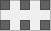
       <widget class="QFrame" name="frameHr6">
        <property name="geometry">
         <rect>
          <x>0</x>
          <y>200</y>
          <width>51</width>
          <height>31</height>
         </rect>
        </property>
        <property name="frameShape">
         <enum>QFrame::StyledPanel</enum>
        </property>
        <property name="frameShadow">
         <enum>QFrame::Raised</enum>
        </property>
        <widget class="QTextEdit" name="H64">
         <property name="geometry">
          <rect>
           <x>20</x>
           <y>20</y>
           <width>10</width>
           <height>10</height>
          </rect>
         </property>
         <property name="cursor" stdset="0">
          <cursorShape>ArrowCursor</cursorShape>
         </property>
         <property name="styleSheet">
          <string notr="true">background-color: rgb(97, 97, 97);
</string>
         </property>
         <property name="readOnly">
          <bool>true</bool>
         </property>
        </widget>
        <widget class="QTextEdit" name="H62">
         <property name="geometry">
          <rect>
           <x>0</x>
           <y>20</y>
           <width>10</width>
           <height>10</height>
          </rect>
         </property>
         <property name="cursor" stdset="0">
          <cursorShape>ArrowCursor</cursorShape>
         </property>
         <property name="styleSheet">
          <string notr="true">background-color: rgb(97, 97, 97);
</string>
         </property>
         <property name="readOnly">
          <bool>true</bool>
         </property>
        </widget>
        <widget class="QTextEdit" name="H63">
         <property name="geometry">
          <rect>
           <x>20</x>
           <y>0</y>
           <width>10</width>
           <height>10</height>
          </rect>
         </property>
         <property name="cursor" stdset="0">
          <cursorShape>ArrowCursor</cursorShape>
         </property>
         <property name="styleSheet">
          <string notr="true">background-color: rgb(97, 97, 97);
</string>
         </property>
         <property name="readOnly">
          <bool>true</bool>
         </property>
        </widget>
        <widget class="QTextEdit" name="H61">
         <property name="geometry">
          <rect>
           <x>0</x>
           <y>0</y>
           <width>10</width>
           <height>10</height>
          </rect>
         </property>
         <property name="cursor" stdset="0">
          <cursorShape>ArrowCursor</cursorShape>
         </property>
         <property name="styleSheet">
          <string notr="true">background-color: rgb(97, 97, 97);
</string>
         </property>
         <property name="readOnly">
          <bool>true</bool>
         </property>
        </widget>
        <widget class="QTextEdit" name="H66">
         <property name="geometry">
          <rect>
           <x>40</x>
           <y>20</y>
           <width>10</width>
           <height>10</height>
          </rect>
         </property>
         <property name="cursor" stdset="0">
          <cursorShape>ArrowCursor</cursorShape>
         </property>
         <property name="styleSheet">
          <string notr="true">background-color: rgb(97, 97, 97);
</string>
         </property>
         <property name="readOnly">
          <bool>true</bool>
         </property>
        </widget>
        <widget class="QTextEdit" name="H65">
         <property name="geometry">
          <rect>
           <x>40</x>
           <y>0</y>
           <width>10</width>
           <height>10</height>
          </rect>
         </property>
         <property name="cursor" stdset="0">
          <cursorShape>ArrowCursor</cursorShape>
         </property>
         <property name="styleSheet">
          <string notr="true">background-color: rgb(97, 97, 97);
</string>
         </property>
         <property name="readOnly">
          <bool>true</bool>
         </property>
        </widget>
       </widget>
